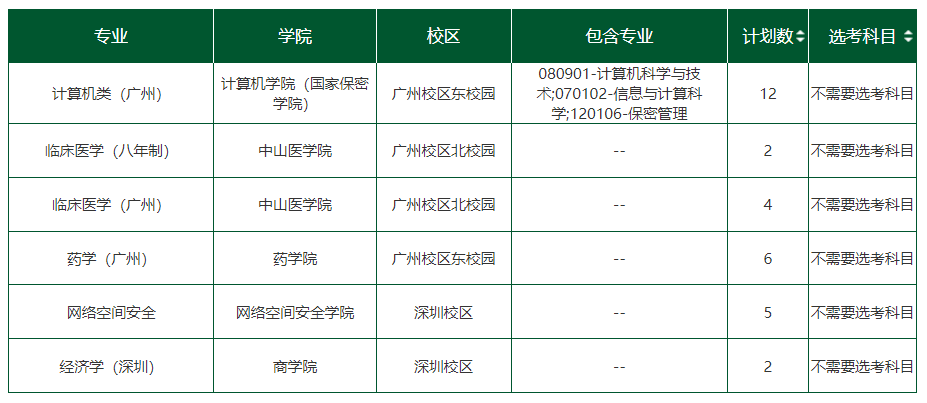
#> input picture img_table/table1.jpg, 927 x 403 px, found by its file name
$ python '表格图像提取文字完整版.py'
#> lines starting #> are read from the running program, lines starting #| are printed output that depends on the picture; after the words box and inside, x2 and y2 are one past the last pixel; in counts of white or black regions, pixels touching at a corner belong together
# -*- coding: utf-8 -*-
"""
Created on Tue May 28 19:23:19 2019
将图片按照表格框线交叉点分割成子图片（传入图片路径）
@author: hx
"""

import cv2
import numpy as np
import pytesseract

image = cv2.imread('C:\\Users\\qinfeng\\Desktop\\opencv_tabletext_ extraction\\img_table\\table1.jpg', 1)
#> image is the input picture: shape (403, 927, 3); mean B, G, R 218.5, 224.2, 211.6
#灰度图片
gray = cv2.cvtColor(image, cv2.COLOR_BGR2GRAY)
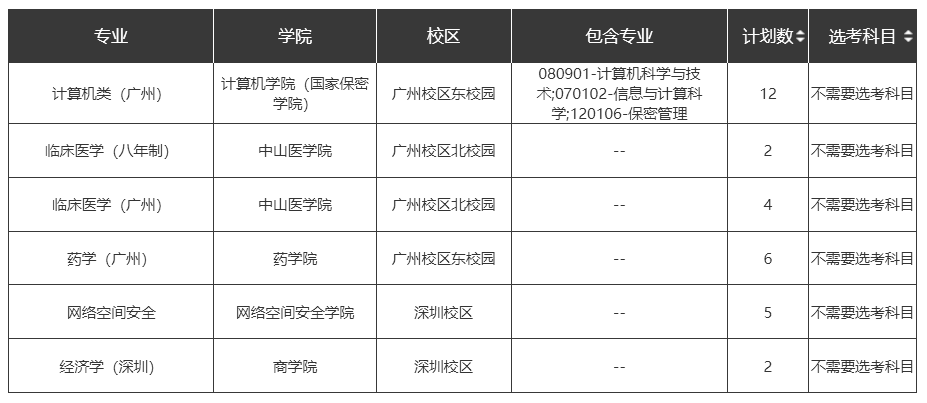
#> gray: shape (403, 927); min 51, max 255, mean 219.8
#二值化
binary = cv2.adaptiveThreshold(~gray, 255, cv2.ADAPTIVE_THRESH_GAUSSIAN_C, cv2.THRESH_BINARY, 35, -5)
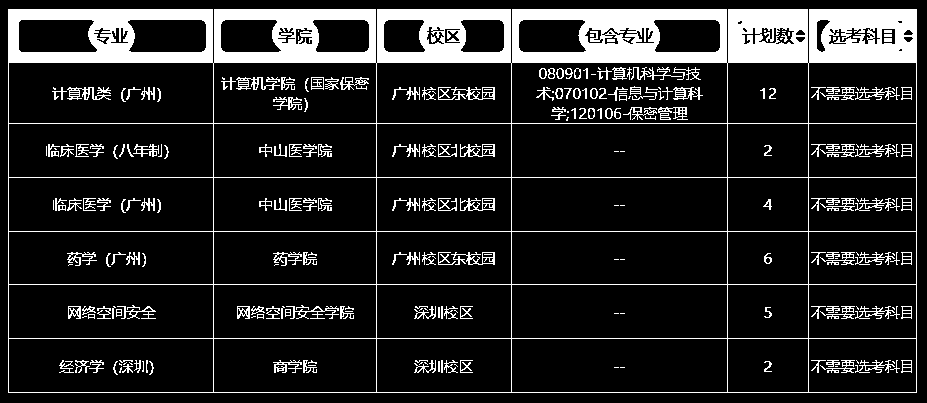
#> binary: shape (403, 927); 14.4% white; 293 white regions (93 under 20 px), largest, box (x1, y1, x2, y2) and area: (8, 9, 917, 393) 39682, (236, 77, 280, 90) 264, (451, 87, 495, 100) 232
#ret,binary = cv2.threshold(~gray, 127, 255, cv2.THRESH_BINARY)
cv2.imshow("二值化图片：", binary) #展示图片
cv2.waitKey(0)

rows,cols=binary.shape
#> rows = 403; cols = 927
scale = 40
#识别横线
kernel  = cv2.getStructuringElement(cv2.MORPH_RECT,(cols//scale,1))
eroded = cv2.erode(binary,kernel,iterations = 1)
#> eroded: shape (403, 927); 6.9% white; 35 white regions (17 under 20 px), largest, box (x1, y1, x2, y2) and area: (523, 43, 716, 63) 2533, (523, 9, 716, 28) 2527, (19, 9, 202, 28) 2142
#cv2.imshow("Eroded Image",eroded)
dilatedcol = cv2.dilate(eroded,kernel,iterations = 1)
#> dilatedcol: shape (403, 927); 8.5% white; 35 white regions, largest, box (x1, y1, x2, y2) and area: (512, 43, 727, 63) 2995, (512, 9, 727, 28) 2945, (8, 43, 213, 63) 2569
cv2.imshow("表格横线展示：",dilatedcol)
cv2.waitKey(0)

#识别竖线
scale = 20
kernel = cv2.getStructuringElement(cv2.MORPH_RECT,(1,rows//scale))
#> kernel = 20 values from 1 to 1
eroded = cv2.erode(binary,kernel,iterations = 1)
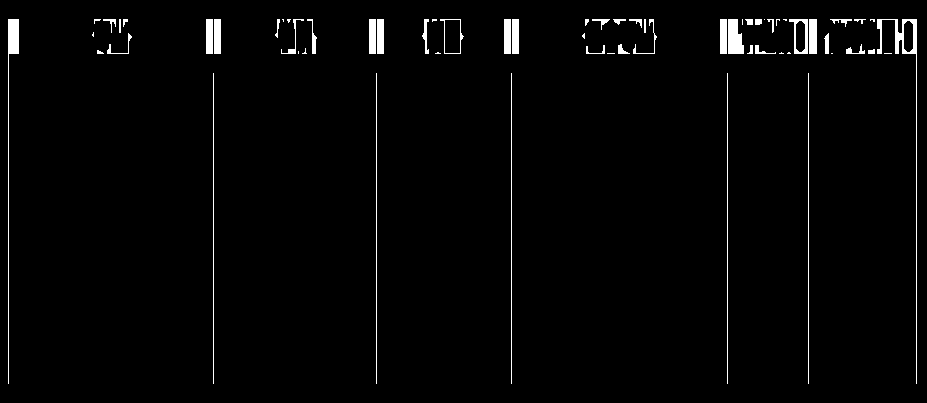
#> eroded: shape (403, 927); 2% white; 64 white regions (20 under 20 px), largest, box (x1, y1, x2, y2) and area: (877, 19, 917, 384) 877, (8, 19, 19, 384) 715, (728, 19, 744, 54) 449
dilatedrow = cv2.dilate(eroded,kernel,iterations = 1)
#> dilatedrow: shape (403, 927); 5.1% white; 49 white regions, largest, box (x1, y1, x2, y2) and area: (877, 10, 917, 394) 1865, (789, 10, 817, 394) 1544, (720, 10, 744, 394) 1486
cv2.imshow("表格竖线展示：",dilatedrow)
cv2.waitKey(0)

#标识交点
bitwiseAnd = cv2.bitwise_and(dilatedcol,dilatedrow)
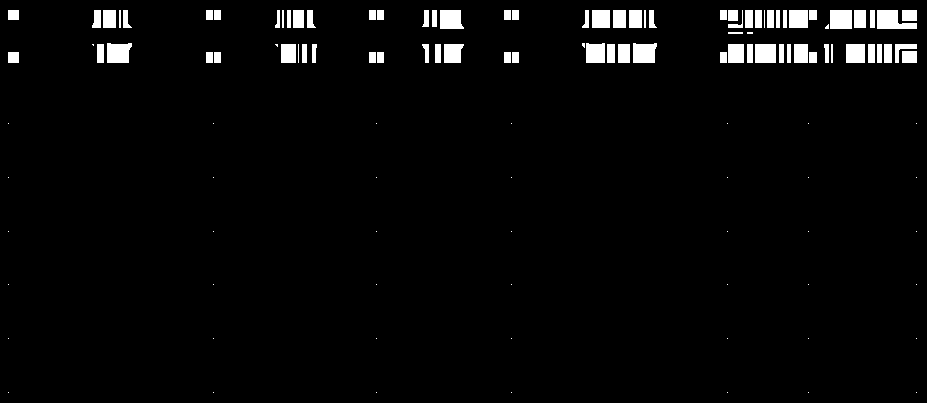
#> bitwiseAnd: shape (403, 927); 3.2% white; 125 white regions (49 under 20 px), largest, box (x1, y1, x2, y2) and area: (877, 10, 917, 29) 510, (107, 43, 132, 63) 439, (633, 43, 657, 63) 432
cv2.imshow("表格交点展示：",bitwiseAnd)
cv2.waitKey(0)
# cv2.imwrite("my.png",bitwiseAnd) #将二值像素点生成图片保存

#标识表格
merge = cv2.add(dilatedcol,dilatedrow)
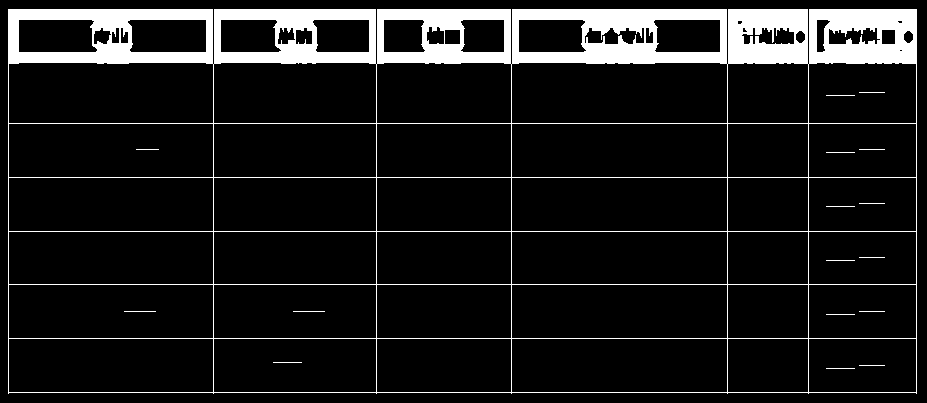
#> merge: shape (403, 927); 10.4% white; 17 white regions, largest, box (x1, y1, x2, y2) and area: (8, 9, 917, 394) 38502, (124, 311, 156, 312) 32, (293, 311, 325, 312) 32
cv2.imshow("表格整体展示：",merge)
cv2.waitKey(0)


#两张图片进行减法运算，去掉表格框线
merge2 = cv2.subtract(binary,merge)
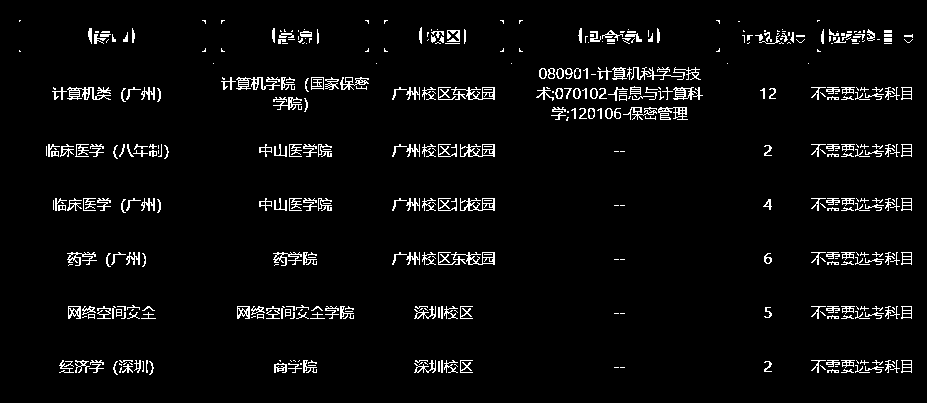
#> merge2: shape (403, 927); 4.2% white in thin lines or dots, all inside (x1, y1, x2, y2) = (19, 20, 913, 375)
cv2.imshow("图片去掉表格框线展示：",merge2)
cv2.waitKey(0)

#识别黑白图中的白色交叉点，将横纵坐标取出
ys,xs = np.where(bitwiseAnd>0)
#> ys = 11827 values from 10 to 392; xs = 11827 values, max 916 at index 342, min 8 at index 0, mean 589

mylisty=[] #纵坐标
mylistx=[] #横坐标

#通过排序，获取跳变的x和y的值，说明是交点，否则交点会有好多像素值值相近，我只取相近值的最后一点
#这个10的跳变不是固定的，根据不同的图片会有微调，基本上为单元格表格的高度（y坐标跳变）和长度（x坐标跳变）
i = 0
myxs=np.sort(xs)
#> myxs = 11827 values from 8 to 916
for i in range(len(myxs)-1):
    if(myxs[i+1]-myxs[i]>10):
        mylistx.append(myxs[i])
    i=i+1
#> after the loop, mylistx = [18, 131, 220, 316, 383, 463, 518, 656]
mylistx.append(myxs[i]) #要将最后一个点加入


i = 0
myys=np.sort(ys)
#> myys = 11827 values from 10 to 392
#print(np.sort(ys))
for i in range(len(myys)-1):
    if(myys[i+1]-myys[i]>10):
        mylisty.append(myys[i])
    i=i+1
#> after the loop, mylisty = [62, 123, 177, 231, 284, 338]
mylisty.append(myys[i]) #要将最后一个点加入

print('mylisty',mylisty)
#| mylisty [62, 123, 177, 231, 284, 338, 392]
print('mylistx',mylistx)
#| mylistx [18, 131, 220, 316, 383, 463, 518, 656, 916]


#循环y坐标，x坐标分割表格
for i in range(len(mylisty)-1):
    for j in range(len(mylistx)-1):
        #在分割时，第一个参数为y坐标，第二个参数为x坐标
        ROI = image[mylisty[i]+3:mylisty[i+1]-3,mylistx[j]:mylistx[j+1]-3] #减去3的原因是由于我缩小ROI范围
        cv2.imshow("分割后子图片展示：",ROI)
        cv2.waitKey(0)

        #special_char_list = '`~!@#$%^&*()-_=+[]{}|\\;:‘’，。《》/？ˇ'
        pytesseract.pytesseract.tesseract_cmd = 'E:/Tesseract-OCR/tesseract.exe'
#> (the run stopped early here; a loop or call above may not have finished)
